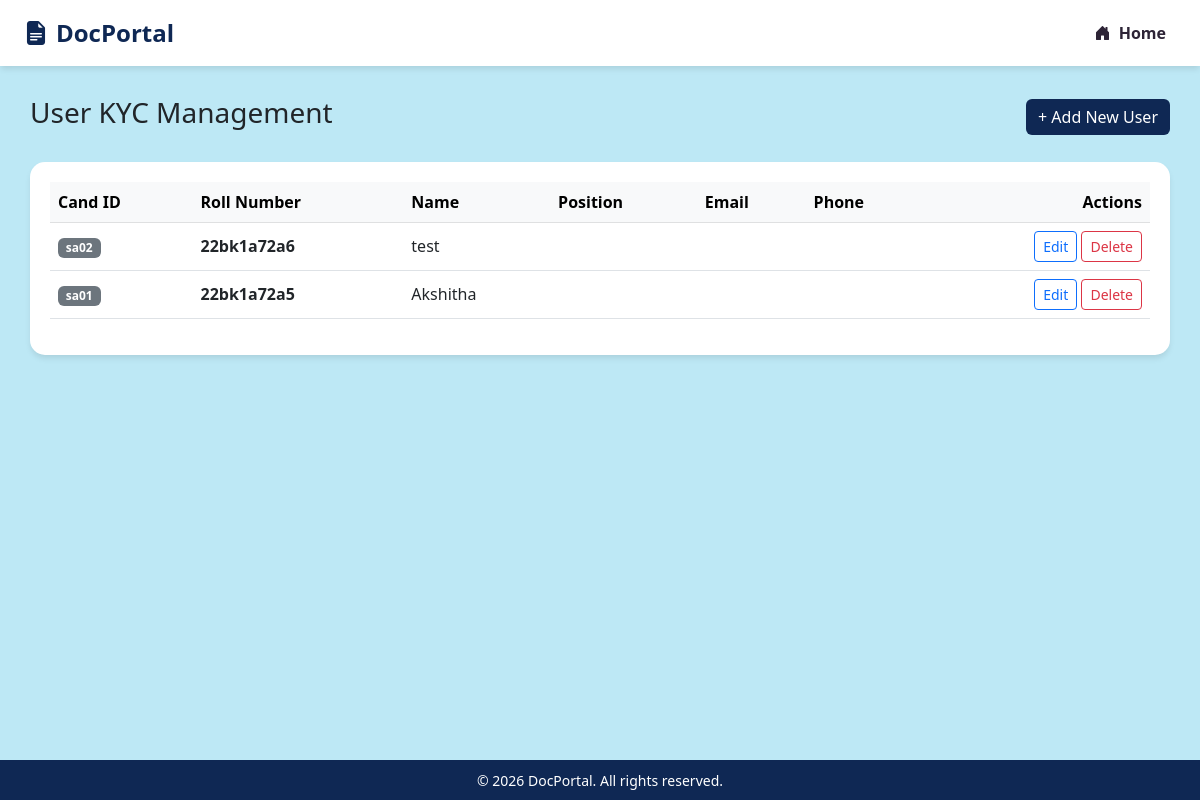
The app's page /kyc.php with its own data.
### tables this page shows
CREATE TABLE `user_kyc` (
  `id` int(11) NOT NULL,
  `cand_id` varchar(50) NOT NULL,
  `roll_no` varchar(50) NOT NULL,
  `name` varchar(255) NOT NULL,
  `email` varchar(255) DEFAULT NULL,
  `phone` varchar(20) DEFAULT NULL,
  `position` varchar(255) DEFAULT NULL,
  `department` varchar(255) DEFAULT NULL,
  `date_of_joining` date DEFAULT NULL,
  `date_of_birth` date DEFAULT NULL,
  `address` text DEFAULT NULL,
  `city` varchar(100) DEFAULT NULL,
  `state` varchar(100) DEFAULT NULL,
  `pincode` varchar(10) DEFAULT NULL,
  `qualification` varchar(255) DEFAULT NULL,
  `designation` varchar(255) DEFAULT NULL,
  `additional_data` longtext DEFAULT NULL CHECK (json_valid(`additional_data`)),
  `created_at` timestamp NOT NULL DEFAULT current_timestamp(),
  `updated_at` timestamp NULL DEFAULT NULL ON UPDATE current_timestamp()
);

### src/UserKYC.php (called while the page is built, shortened)
<?php
class UserKYC {
    public static function getAll() {
        $db = Database::getInstance();
        return $db->query("SELECT * FROM user_kyc ORDER BY created_at DESC")->fetchAll();
    }
}
?>

### public/kyc.php (the view, shortened to what this page needs)
<?php
require_once '../src/UserKYC.php';
$edit_mode = false;
$all_users = [];
try {
    $all_users = UserKYC::getAll();
} catch (Exception $e) {
    $error = "Error loading users: " . htmlspecialchars($e->getMessage());
}
?>
<!DOCTYPE html>
<html>
<head>
    <link href="https://cdn.jsdelivr.net/npm/bootstrap@5.3.0/dist/css/bootstrap.min.css" rel="stylesheet">
    <link rel="stylesheet" href="https://cdn.jsdelivr.net/npm/bootstrap-icons@1.11.1/font/bootstrap-icons.css">
</head>
<body>
<nav class="navbar-custom">
    <div class="container-fluid px-4">
        <div class="d-flex justify-content-between align-items-center">
            <span class="navbar-brand"><i class="bi bi-file-earmark-text-fill me-2"></i>DocPortal</span>
            <a href="index.php" class="nav-link"><i class="bi bi-house-door-fill me-1"></i> Home</a>
        </div>
    </div>
</nav>
<div class="container-fluid main-content">
            <div class="d-flex justify-content-between align-items-center mb-4">
                <h3>User KYC Management</h3>
                <?php if (!$edit_mode): ?>
                    <a href="?add=1" class="btn btn-primary">+ Add New User</a>
                <?php else: ?>
                    <a href="kyc.php" class="btn btn-secondary">Back to List</a>
                <?php endif; ?>
            </div>
            <?php if (!$edit_mode && !isset($_GET['add'])): ?>
            <div class="table-card">
                <table class="table table-hover align-middle">
                    <thead class="table-light">
                        <tr>
                            <th>Cand ID</th>
                            <th>Roll Number</th>
                            <th>Name</th>
                            <th>Position</th>
                            <th>Email</th>
                            <th>Phone</th>
                            <th class="text-end">Actions</th>
                        </tr>
                    </thead>
                    <tbody>
                        <?php if (empty($all_users)): ?>
                            <tr><td colspan="6" class="text-center text-muted py-4">No users added yet</td></tr>
                        <?php else: ?>
                            <?php foreach($all_users as $user): ?>
                            <tr>
                                <td><span class="badge bg-secondary"><?= htmlspecialchars($user['cand_id']) ?></span></td>
                                <td><span class="fw-bold"><?= htmlspecialchars($user['roll_no']) ?></span></td>
                                <td><?= htmlspecialchars($user['name']) ?></td>
                                <td><?= htmlspecialchars($user['position'] ?? '-') ?></td>
                                <td><?= htmlspecialchars($user['email'] ?? '-') ?></td>
                                <td><?= htmlspecialchars($user['phone'] ?? '-') ?></td>
                                <td class="text-end">
                                    <a href="?edit=<?= urlencode($user['cand_id']) ?>" class="btn btn-sm btn-outline-primary">Edit</a>
                                    <a href="?delete_kyc=<?= urlencode($user['cand_id']) ?>" class="btn btn-sm btn-outline-danger" onclick="return confirm('Are you sure?')">Delete</a>
                                </td>
                            </tr>
                            <?php endforeach; ?>
                        <?php endif; ?>
                    </tbody>
                </table>
            </div>
            <?php endif; ?>
        </div>
<?php require_once 'footer.php'; ?>
</body>
</html>

### public/kyc.php (style rules this page uses)
:root { --primary: #0f2854; --bg-light: #bde8f5; --text-dark: #2d2436; }
body { background-color: var(--bg-light); font-family: 'Segoe UI', sans-serif; min-height: 100vh; display: flex; flex-direction: column; }
.navbar-custom { background: #ffffff; box-shadow: 0 4px 6px -1px rgba(0, 0, 0, 0.1); padding: 15px 0; position: sticky; top: 0; z-index: 1000; }
.navbar-brand { font-weight: bold; font-size: 1.5rem; color: var(--primary) !important; }
.nav-link { color: var(--text-dark) !important; font-weight: 600; transition: all 0.3s; margin: 0 10px; }
.main-content { padding: 30px; }
.table-card { background: white; border-radius: 15px; box-shadow: 0 4px 6px -1px rgba(0,0,0,0.1); padding: 20px; border: none; }
.btn-primary { background-color: var(--primary); border: none; }

### records on screen
user_kyc: cand "sa02", roll_no "22bk1a72a6", name "test"
user_kyc: cand "sa01", roll_no "22bk1a72a5", name "Akshitha"
